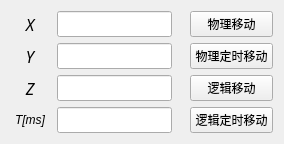
        <widget class="QWidget" name="page_xyzMove">
         <attribute name="title">
          <string>移动</string>
         </attribute>
         <layout class="QHBoxLayout" name="horizontalLayout" stretch="2,1">
          <property name="spacing">
           <number>12</number>
          </property>
          <item>
           <layout class="QGridLayout" name="gridLayout" columnstretch="1,3">
            <property name="rightMargin">
             <number>6</number>
            </property>
            <property name="horizontalSpacing">
             <number>8</number>
            </property>
            <property name="verticalSpacing">
             <number>6</number>
            </property>
            <item row="0" column="0">
             <widget class="QLabel" name="lab_moveX">
              <property name="sizePolicy">
               <sizepolicy hsizetype="Preferred" vsizetype="Preferred">
                <horstretch>0</horstretch>
                <verstretch>0</verstretch>
               </sizepolicy>
              </property>
              <property name="font">
               <font>
                <family>Microsoft YaHei Mono</family>
                <pointsize>12</pointsize>
                <italic>true</italic>
                <bold>false</bold>
               </font>
              </property>
              <property name="layoutDirection">
               <enum>Qt::RightToLeft</enum>
              </property>
              <property name="text">
               <string>X</string>
              </property>
              <property name="alignment">
               <set>Qt::AlignCenter</set>
              </property>
             </widget>
            </item>
            <item row="0" column="1">
             <widget class="NumberLineEdit" name="ledit_moveX">
              <property name="sizePolicy">
               <sizepolicy hsizetype="Preferred" vsizetype="Preferred">
                <horstretch>0</horstretch>
                <verstretch>0</verstretch>
               </sizepolicy>
              </property>
              <property name="font">
               <font>
                <pointsize>10</pointsize>
               </font>
              </property>
              <property name="text">
               <string/>
              </property>
             </widget>
            </item>
            <item row="1" column="0">
             <widget class="QLabel" name="lab_moveY">
              <property name="sizePolicy">
               <sizepolicy hsizetype="Preferred" vsizetype="Preferred">
                <horstretch>0</horstretch>
                <verstretch>0</verstretch>
               </sizepolicy>
              </property>
              <property name="font">
               <font>
                <family>Microsoft YaHei Mono</family>
                <pointsize>12</pointsize>
                <italic>true</italic>
                <bold>false</bold>
               </font>
              </property>
              <property name="text">
               <string>Y</string>
              </property>
              <property name="alignment">
               <set>Qt::AlignCenter</set>
              </property>
             </widget>
            </item>
            <item row="1" column="1">
             <widget class="NumberLineEdit" name="ledit_moveY">
              <property name="sizePolicy">
               <sizepolicy hsizetype="Preferred" vsizetype="Preferred">
                <horstretch>0</horstretch>
                <verstretch>0</verstretch>
               </sizepolicy>
              </property>
              <property name="font">
               <font>
                <pointsize>10</pointsize>
               </font>
              </property>
             </widget>
            </item>
            <item row="2" column="0">
             <widget class="QLabel" name="lab_moveZ">
              <property name="sizePolicy">
               <sizepolicy hsizetype="Preferred" vsizetype="Preferred">
                <horstretch>0</horstretch>
                <verstretch>0</verstretch>
               </sizepolicy>
              </property>
              <property name="font">
               <font>
                <family>Microsoft YaHei Mono</family>
                <pointsize>12</pointsize>
                <italic>true</italic>
                <bold>false</bold>
               </font>
              </property>
              <property name="text">
               <string>Z</string>
              </property>
              <property name="alignment">
               <set>Qt::AlignCenter</set>
              </property>
             </widget>
            </item>
            <item row="2" column="1">
             <widget class="NumberLineEdit" name="ledit_moveZ">
              <property name="sizePolicy">
               <sizepolicy hsizetype="Preferred" vsizetype="Preferred">
                <horstretch>0</horstretch>
                <verstretch>0</verstretch>
               </sizepolicy>
              </property>
              <property name="font">
               <font>
                <pointsize>10</pointsize>
               </font>
              </property>
             </widget>
            </item>
            <item row="3" column="0">
             <widget class="QLabel" name="lab_moveTime">
              <property name="sizePolicy">
               <sizepolicy hsizetype="Preferred" vsizetype="Preferred">
                <horstretch>0</horstretch>
                <verstretch>0</verstretch>
               </sizepolicy>
              </property>
              <property name="font">
               <font>
                <italic>true</italic>
               </font>
              </property>
              <property name="text">
               <string>T[ms]</string>
              </property>
              <property name="alignment">
               <set>Qt::AlignCenter</set>
              </property>
             </widget>
            </item>
            <item row="3" column="1">
             <widget class="NumberLineEdit" name="ledit_moveTime">
              <property name="sizePolicy">
               <sizepolicy hsizetype="Preferred" vsizetype="Preferred">
                <horstretch>0</horstretch>
                <verstretch>0</verstretch>
               </sizepolicy>
              </property>
              <property name="font">
               <font>
                <pointsize>10</pointsize>
               </font>
              </property>
              <property name="inputMethodHints">
               <set>Qt::ImhNone</set>
              </property>
             </widget>
            </item>
           </layout>
          </item>
          <item>
           <layout class="QVBoxLayout" name="verticalLayout_18">
            <property name="spacing">
             <number>6</number>
            </property>
            <item>
             <widget class="QPushButton" name="pbtn_phyMove">
              <property name="sizePolicy">
               <sizepolicy hsizetype="Preferred" vsizetype="Preferred">
                <horstretch>0</horstretch>
                <verstretch>0</verstretch>
               </sizepolicy>
              </property>
              <property name="text">
               <string>物理移动</string>
              </property>
             </widget>
            </item>
            <item>
             <widget class="QPushButton" name="pbtn_phyMoveInTime">
              <property name="sizePolicy">
               <sizepolicy hsizetype="Preferred" vsizetype="Preferred">
                <horstretch>0</horstretch>
                <verstretch>0</verstretch>
               </sizepolicy>
              </property>
              <property name="text">
               <string>物理定时移动</string>
              </property>
             </widget>
            </item>
            <item>
             <widget class="QPushButton" name="pbtn_logicMove">
              <property name="text">
               <string>逻辑移动</string>
              </property>
             </widget>
            </item>
            <item>
             <widget class="QPushButton" name="pbtn_logicMoveInTime">
              <property name="text">
               <string>逻辑定时移动</string>
              </property>
             </widget>
            </item>
           </layout>
          </item>
         </layout>
        </widget>
